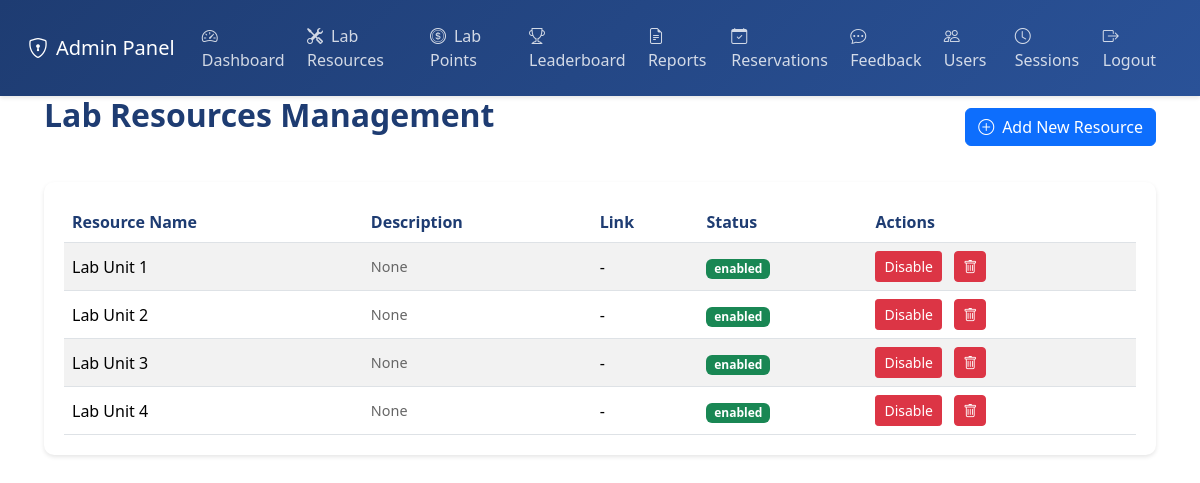
Before: /admin/lab_resources (signed in) with the older database file.
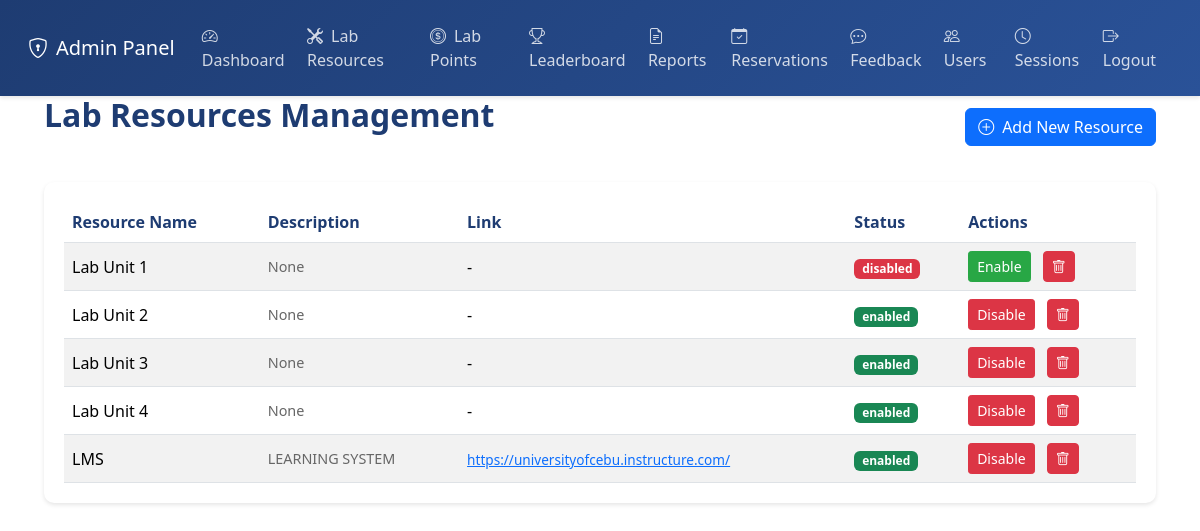
After: the same page with the newer database file.
### tables this page shows
CREATE TABLE lab_resources (
                id INTEGER PRIMARY KEY AUTOINCREMENT,
                name TEXT NOT NULL,
                status TEXT DEFAULT 'enabled',
                created_at TIMESTAMP DEFAULT CURRENT_TIMESTAMP
            , description TEXT, link TEXT);

### app.py (the view)
    def decorated_function(*args, **kwargs):
        print("==== ADMIN REQUIRED DECORATOR ====")
        print("Current session:", session)
        print("'admin' in session:", 'admin' in session)
        if 'admin' in session:
            print("session['admin'] value:", session['admin'])
        if 'user' in session:
            print("User in session:", session['user'])
            if 'is_admin' in session['user']:
                print("user['is_admin'] value:", session['user']['is_admin'])
        if "admin" not in session or not session["admin"]:
            print("Admin authentication failed, redirecting to login")
            flash("Please login as admin first.", "error")
            return redirect(url_for("login_page"))
        print("Admin authentication successful")
        return f(*args, **kwargs)

### app.py (called while the page is built)
@app.route("/admin/lab_resources")
@admin_required
def admin_lab_resources():
    conn = sqlite3.connect('users.db')
    conn.row_factory = sqlite3.Row
    cur = conn.cursor()
    cur.execute("SELECT * FROM lab_resources")
    resources = [dict(row) for row in cur.fetchall()]
    conn.close()
    return render_template("admin_lab_resources.html", resources=resources)

### templates/admin_lab_resources.html (shortened to what the changed rows need)
<!DOCTYPE html>
<html lang="en">
<head>
    <link href="https://cdn.jsdelivr.net/npm/bootstrap@5.3.2/dist/css/bootstrap.min.css" rel="stylesheet">
    <link rel="stylesheet" href="https://cdn.jsdelivr.net/npm/bootstrap-icons@1.11.1/font/bootstrap-icons.css">
</head>
<body>
    <div class="main-content">
        <div class="container-fluid">
            <div class="d-flex justify-content-between align-items-center mb-4">
                <h2>Lab Resources Management</h2>
            </div>
            <div class="resource-card">
                <table class="table table-striped">
                    <thead>
                        <tr>
                            <th>Resource Name</th>
                            <th>Description</th>
                            <th>Link</th>
                            <th>Status</th>
                            <th>Actions</th>
                        </tr>
                    </thead>
                    <tbody>
                        {% for resource in resources %}
                        <tr>
                            <td>{{ resource.name }}</td>
                            <td>
                                <p class="resource-description">{{ resource.description }}</p>
                            </td>
                            <td>
                                {% if resource.link %}
                                <a href="{{ resource.link }}" class="resource-link" target="_blank">{{ resource.link }}</a>
                                {% else %}
                                -
                                {% endif %}
                            </td>
                            <td>
                                <span class="badge {% if resource.status == 'enabled' %}bg-success{% else %}bg-danger{% endif %}">
                                    {{ resource.status }}
                                </span>
                            </td>
                            <td>
                                <button class="btn btn-sm btn-toggle" data-id="{{ resource.id }}" data-status="{{ resource.status }}">
                                    {{ 'Disable' if resource.status == 'enabled' else 'Enable' }}
                                </button>
                                <button class="btn btn-sm btn-danger ms-2" data-id="{{ resource.id }}" onclick="deleteResource(this.getAttribute('data-id'))">
                                    <i class="bi bi-trash"></i>
                                </button>
                            </td>
                        </tr>
                        {% endfor %}
                    </tbody>
                </table>
            </div>
        </div>
    </div>
</body>
</html>

Changed rows visible on the page:
changed lab_resources "Lab Unit 1": status "enabled" → "disabled"; status "Disable" → "Enable"
added lab_resources: name "LMS", description "LEARNING SYSTEM", link "https://universityofcebu.instructure.com/", status "enabled", status "Disable"
